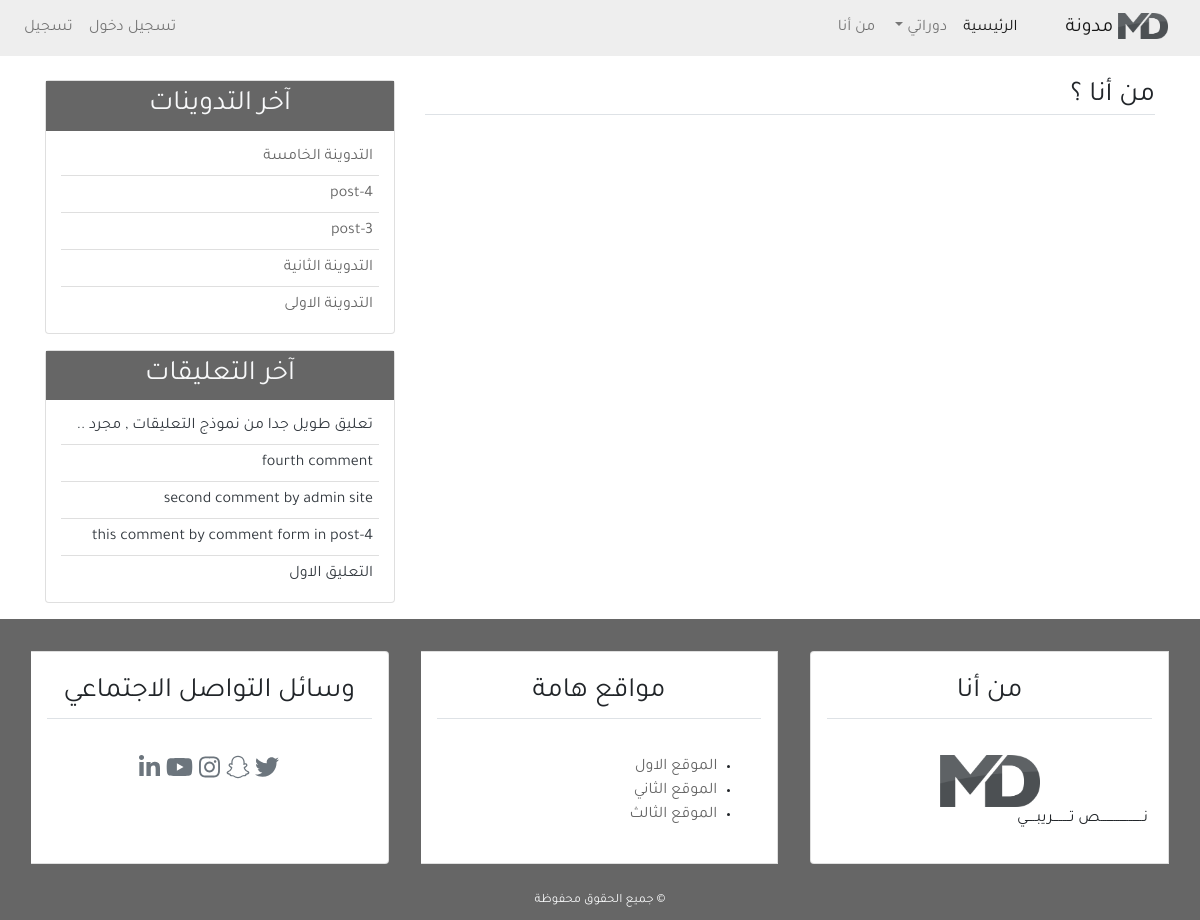
Page /about/ on the earlier database version.
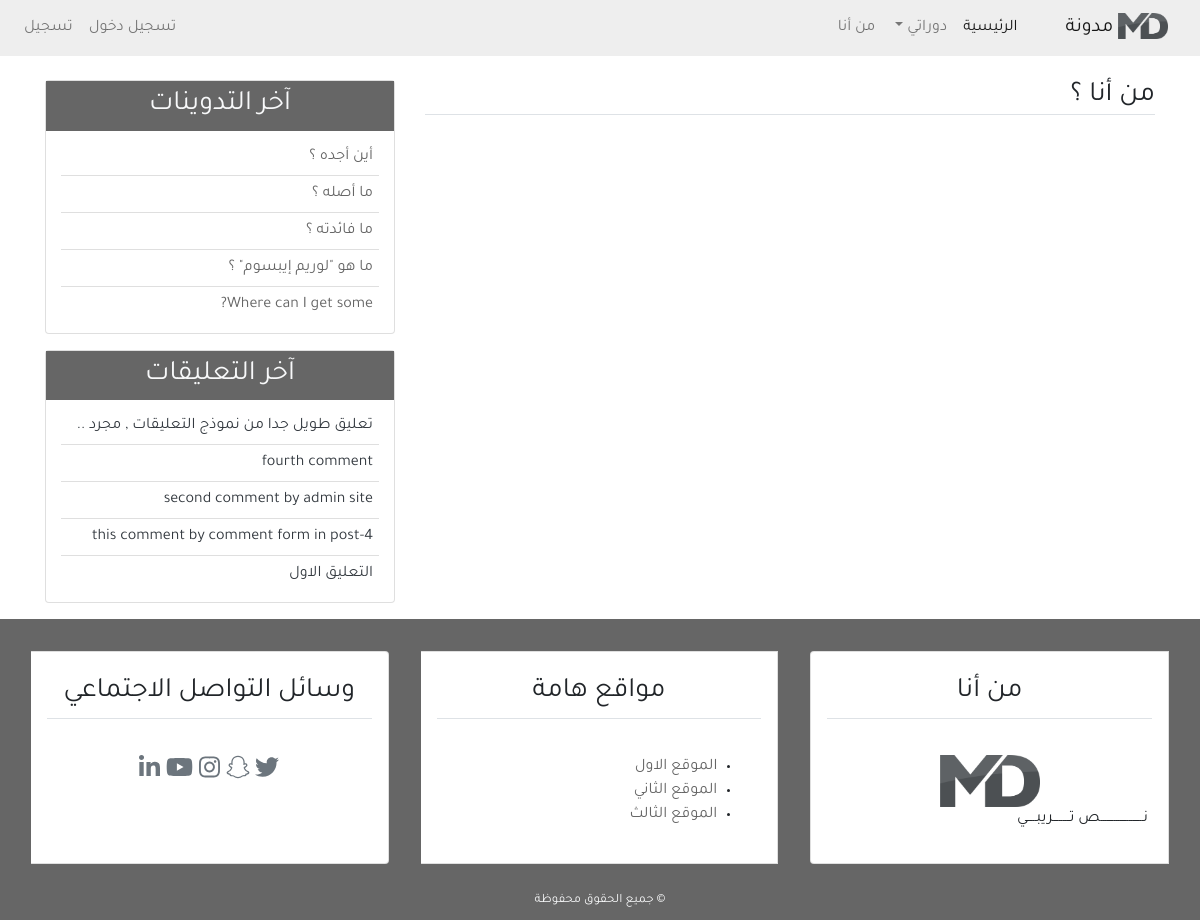
Same page on the later database version.
### blog/models.py (models this page shows, shortened)
class Post(models.Model):                                           # -5a
    title = models.CharField(max_length=100)
    content = models.TextField()
    post_date = models.DateTimeField(default=timezone.now)           # (auto_now_add=True)
    post_update = models.DateTimeField(auto_now=True)
    author = models.ForeignKey(User, on_delete=models.CASCADE)
    class Meta:                                                     # -6b
        ordering = ('-post_date', )

class Comment(models.Model):                                        # -8a
    name = models.CharField(max_length=50, verbose_name='الاسم')    # -9c add arabic word
    email = models.EmailField(verbose_name='البريد الالكتروني')
    body = models.TextField(verbose_name='نص التعليق')
    cmnt_date = models.DateTimeField(auto_now=True)
    active = models.BooleanField(default=False)
    post = models.ForeignKey(Post, on_delete=models.CASCADE, related_name='comments')
    class Meta:                                                     # -8e
        ordering = ('-cmnt_date', )

### blog/views.py (the view)
def about(request):                                                 # -4a
    context = {
        'page_title': 'من أنا'
    }
    return render(request, 'blog/about.html', context)                       # -4a

### blog/templatetags/post_tag.py (called while the page is built)
@register.inclusion_tag('blog/latest_posts.html')       # -12a
def latest_posts():
    context = {
        'l_posts': Post.objects.all()[0:5]
    }
    return context

@register.inclusion_tag('blog/latest_comments.html')       # -13a
def latest_comments():
    context = {
        'l_comments': Comment.objects.filter(active=True)[0:5]
    }
    return context

### blog/templates/blog/about.html
{% extends 'blog/base.html' %}
{% load static %}
{% block content %}
<h3 class="border-bottom">من أنا ؟</h3>
{% endblock content %}

### blog/templates/blog/latest_posts.html
<ul class="list-group-flush latest_post">
    {% for post in l_posts %}
        <li class="list-group-item latest_post_item">
            <a href="{% url 'detail_url' post.id %}">{{ post.title }}</a>
        </li>
    {% endfor %}
</ul>

### blog/templates/blog/latest_comments.html
<ul class="list-group-flush latest_comment">
    {% for comment in l_comments %}
        <li class="list-group-item latest_comment_item">
            <a class="text-dark" href="{% url 'detail_url' comment.post.id %}">
                {% if comment.body|length > 40 %}
                {{ comment.body|slice:'40' }} ..
                {% else %}
                {{ comment.body }}
                {% endif %}
            </a>
        </li>
    {% empty %}
    <li class="list-group-item latest_comment_item">لا توجد تعليقات</li>
    {% endfor %}
</ul>

Differences in the rows shown:
no longer on this page (row unchanged): Post: title "التدوينة الخامسة"
no longer on this page (row unchanged): Post: title "post-4"
no longer on this page (row unchanged): Post: title "post-3"
no longer on this page (row unchanged): Post: title "التدوينة الثانية"
no longer on this page (row unchanged): Post: title "التدوينة الاولى"
added Post: title "أين أجده ؟"
added Post: title "ما أصله ؟"
added Post: title "ما فائدته ؟"
added Post: title "ما هو \"لوريم إيبسوم\" ؟"
added Post: title "Where can I get some?"
